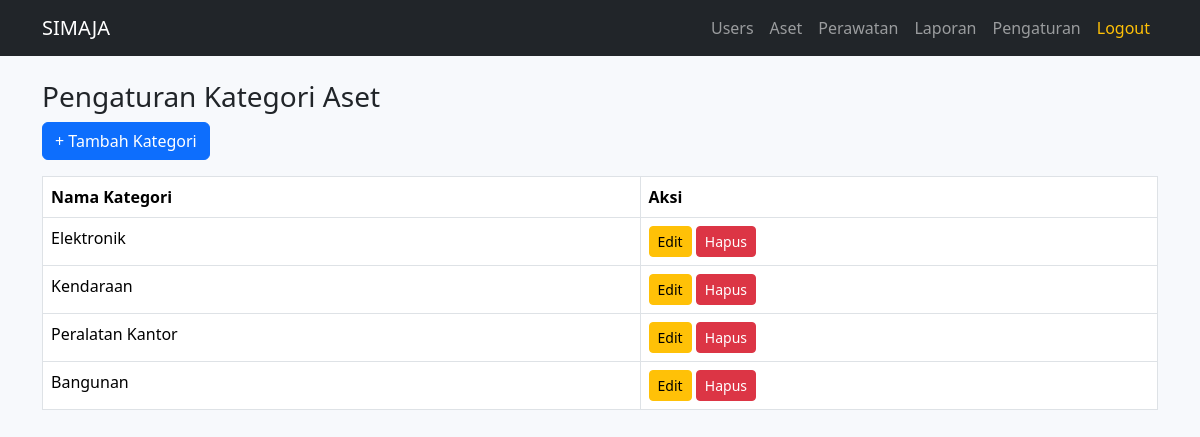
Page /pages/settings/list.php (signed in) on the committed database.
### tables this page shows
CREATE TABLE `categories` (
  `id` int(11) NOT NULL,
  `nama` varchar(100) NOT NULL
);

### pages/settings/list.php (the view, shortened to what this page needs)
<?php
include '../../config/db.php';
include '../../includes/header.php';
include '../../includes/navbar.php';
$result = $conn->query("SELECT * FROM categories");
?>
<div class="container mt-4">
    <h3>Pengaturan Kategori Aset</h3>
    <a href="create.php" class="btn btn-primary mb-3">+ Tambah Kategori</a>
    <table class="table table-bordered">
        <thead>
            <tr>
                <th>Nama Kategori</th>
                <th>Aksi</th>
            </tr>
        </thead>
        <tbody>
        <?php while ($row = $result->fetch_assoc()) : ?>
            <tr>
                <td><?= $row['nama'] ?></td>
                <td>
                    <a href="edit.php?id=<?= $row['id'] ?>" class="btn btn-sm btn-warning">Edit</a>
                    <a href="delete.php?id=<?= $row['id'] ?>" class="btn btn-sm btn-danger" onclick="return confirm('Hapus kategori ini?')">Hapus</a>
                </td>
            </tr>
        <?php endwhile ?>
        </tbody>
    </table>
</div>
<?php include '../../includes/footer.php'; ?>

### includes/header.php (style rules this page uses)
body { background-color: #f7f9fc; }

### rows in the picture
categories: nama "Elektronik"
categories: nama "Kendaraan"
categories: nama "Peralatan Kantor"
categories: nama "Bangunan"
